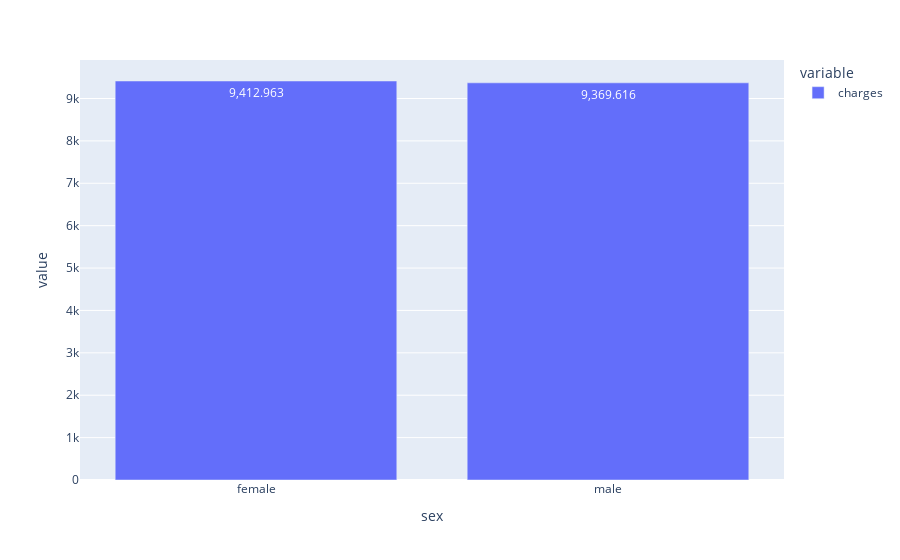
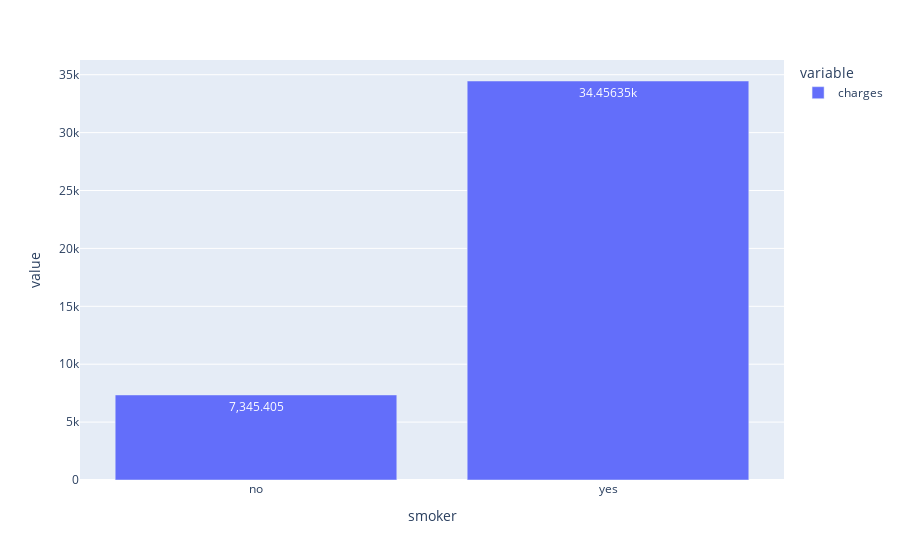
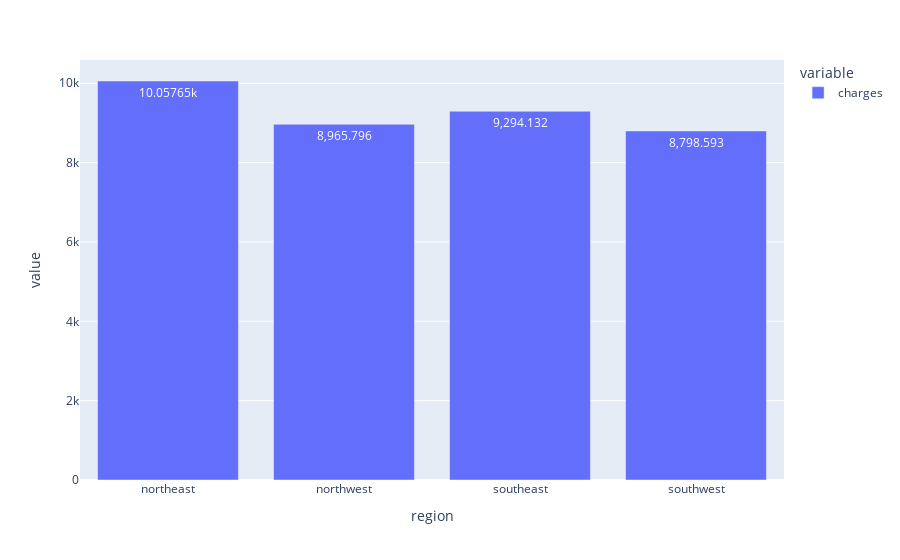

Here is the notebook cell these charts were saved with, in order:
### Code cell
# Построим столючатые диаграммы медиан целевого признака в зависимости от категориальных

obj_features = list(types[(types == 'object')].index)
n = len(obj_features)

for feature in obj_features: 
    
    df = data.groupby(feature)['charges'].median()
    fig = px.bar(df, text_auto=True)
    fig.show()

### Figure 1 — Plotly figure (JSON) as saved in the notebook; plotly's stock layout.template omitted (floating-point values rounded to 4 significant figures)
{"data": [{"alignmentgroup": "True", "hovertemplate": "variable=charges<br>sex=%{x}<br>value=%{y}<extra></extra>", "legendgroup": "charges", "marker": {"color": "#636efa", "pattern": {"shape": ""}}, "name": "charges", "offsetgroup": "charges", "orientation": "v", "showlegend": true, "textposition": "auto", "texttemplate": "%{y}", "type": "bar", "x": ["female", "male"], "xaxis": "x", "y": [9413.0, 9370.0], "yaxis": "y"}], "layout": {"barmode": "relative", "legend": {"title": {"text": "variable"}, "tracegroupgap": 0}, "margin": {"t": 60}, "xaxis": {"anchor": "y", "domain": [0, 1], "title": {"text": "sex"}}, "yaxis": {"anchor": "x", "domain": [0, 1], "title": {"text": "value"}}}}

### Figure 2 — Plotly figure (JSON) as saved in the notebook; plotly's stock layout.template omitted (floating-point values rounded to 4 significant figures)
{"data": [{"alignmentgroup": "True", "hovertemplate": "variable=charges<br>smoker=%{x}<br>value=%{y}<extra></extra>", "legendgroup": "charges", "marker": {"color": "#636efa", "pattern": {"shape": ""}}, "name": "charges", "offsetgroup": "charges", "orientation": "v", "showlegend": true, "textposition": "auto", "texttemplate": "%{y}", "type": "bar", "x": ["no", "yes"], "xaxis": "x", "y": [7345.0, 34460.0], "yaxis": "y"}], "layout": {"barmode": "relative", "legend": {"title": {"text": "variable"}, "tracegroupgap": 0}, "margin": {"t": 60}, "xaxis": {"anchor": "y", "domain": [0, 1], "title": {"text": "smoker"}}, "yaxis": {"anchor": "x", "domain": [0, 1], "title": {"text": "value"}}}}

### Figure 3 — Plotly figure (JSON) as saved in the notebook; plotly's stock layout.template omitted (floating-point values rounded to 4 significant figures)
{"data": [{"alignmentgroup": "True", "hovertemplate": "variable=charges<br>region=%{x}<br>value=%{y}<extra></extra>", "legendgroup": "charges", "marker": {"color": "#636efa", "pattern": {"shape": ""}}, "name": "charges", "offsetgroup": "charges", "orientation": "v", "showlegend": true, "textposition": "auto", "texttemplate": "%{y}", "type": "bar", "x": ["northeast", "northwest", "southeast", "southwest"], "xaxis": "x", "y": [10060.0, 8966.0, 9294.0, 8799.0], "yaxis": "y"}], "layout": {"barmode": "relative", "legend": {"title": {"text": "variable"}, "tracegroupgap": 0}, "margin": {"t": 60}, "xaxis": {"anchor": "y", "domain": [0, 1], "title": {"text": "region"}}, "yaxis": {"anchor": "x", "domain": [0, 1], "title": {"text": "value"}}}}
